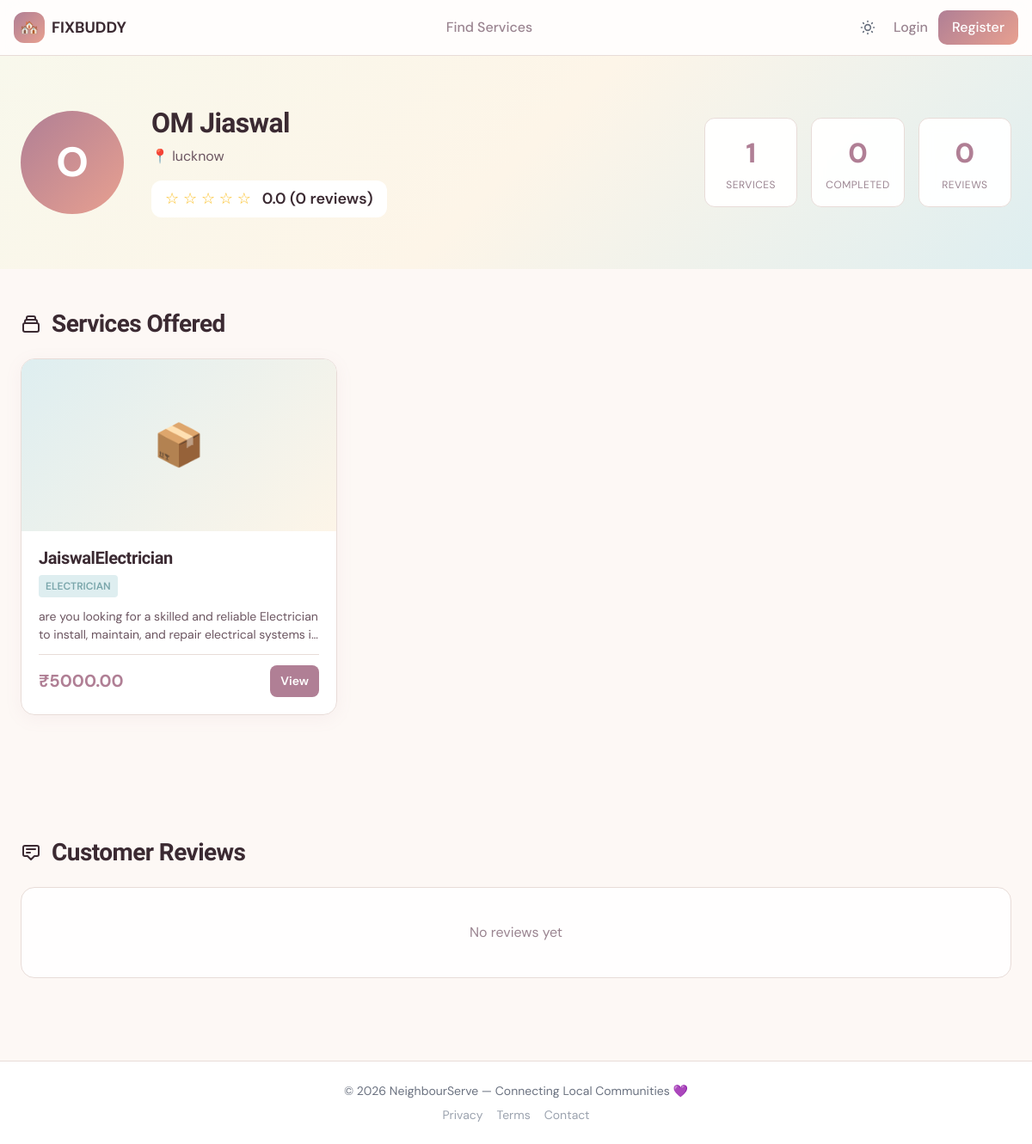
/provider/3/, run on an earlier commit of the app's database.
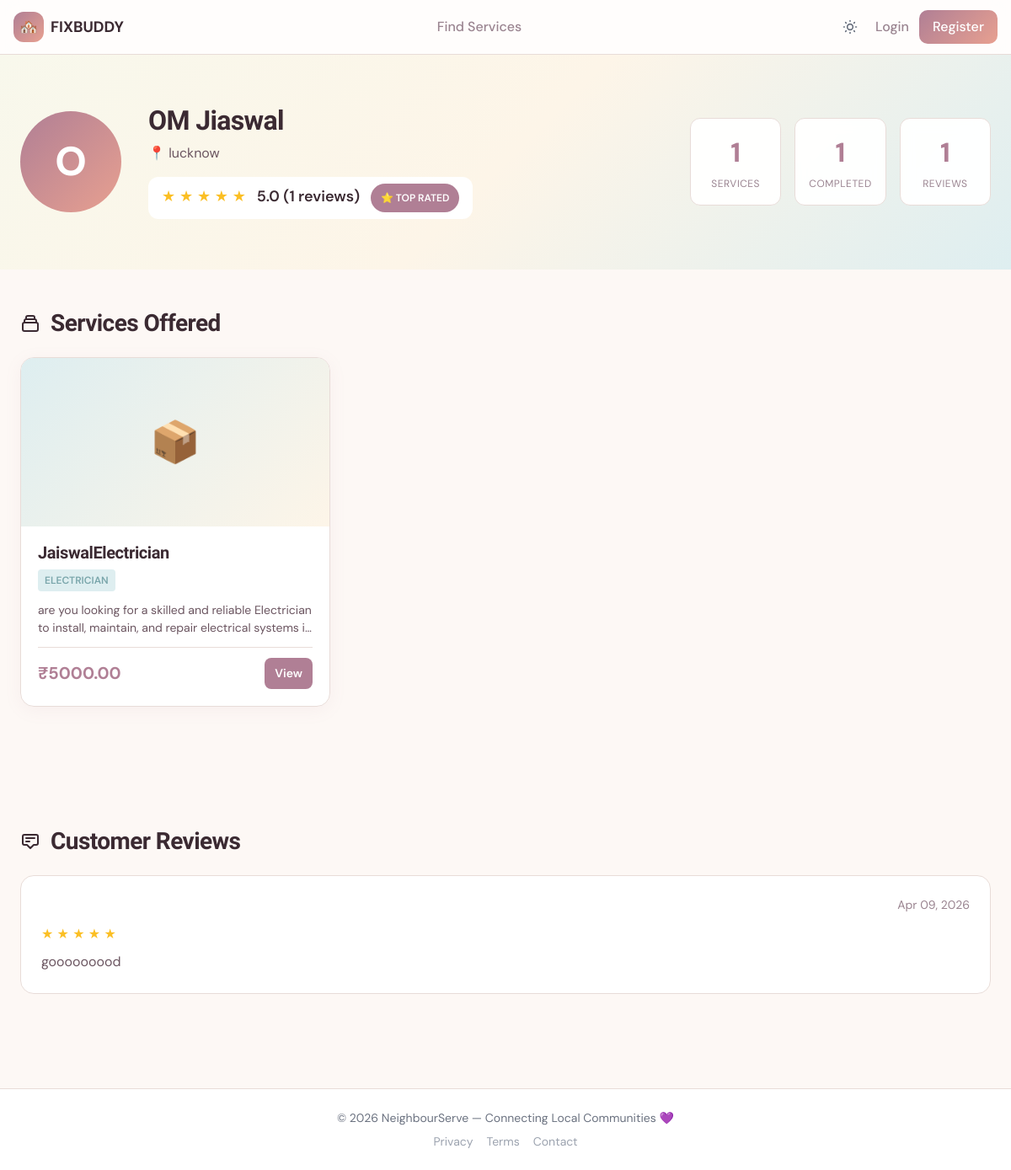
And on a later commit of the database.
### marketplace/models.py (models this page shows, shortened)
class Service(models.Model):
    provider = models.ForeignKey(User, on_delete=models.CASCADE, related_name='services')
    title = models.CharField(max_length=200)
    description = models.TextField()
    category = models.CharField(max_length=20, choices=CATEGORY_CHOICES)
    price = models.DecimalField(max_digits=10, decimal_places=2, validators=[MinValueValidator(0)])
    location = models.CharField(max_length=255, help_text="Service area or city")
    experience_years = models.PositiveIntegerField(default=0, help_text="Years of experience")
    image = models.ImageField(upload_to='services/', null=True, blank=True, help_text="Upload a service image")
    is_active = models.BooleanField(default=True)
    created_at = models.DateTimeField(auto_now_add=True)

class Review(models.Model):
    booking = models.OneToOneField(Booking, on_delete=models.CASCADE, related_name='review')
    customer = models.ForeignKey(User, on_delete=models.CASCADE, related_name='reviews_given')
    service = models.ForeignKey(Service, on_delete=models.CASCADE, related_name='reviews')
    rating = models.PositiveIntegerField(validators=[MinValueValidator(1), MaxValueValidator(5)])
    comment = models.TextField(blank=True)
    created_at = models.DateTimeField(auto_now_add=True)

### marketplace/views.py (the view)
# urls.py: path('provider/<int:user_id>/', views.provider_profile, name='provider_profile'),
def provider_profile(request, user_id):
    provider = get_object_or_404(User, pk=user_id)
    try:
        user_profile = provider.userprofile
        if user_profile.role != 'provider':
            messages.error(request, 'This user is not a service provider.')
            return redirect('home')
    except UserProfile.DoesNotExist:
        messages.error(request, 'User profile not found.')
        return redirect('home')
    services = Service.objects.filter(provider=provider, is_active=True)
    reviews = Review.objects.filter(service__provider=provider).select_related('customer', 'service', 'booking')
    total_services = services.count()
    total_bookings = Booking.objects.filter(service__provider=provider).count()
    completed_bookings = Booking.objects.filter(service__provider=provider, status='completed').count()
    if reviews:
        average_rating = sum(review.rating for review in reviews) / len(reviews)
        is_top_rated = average_rating >= 4.0
    else:
        average_rating = 0
        is_top_rated = False
    context = {
        'provider': provider,
        'user_profile': user_profile,
        'services': services,
        'reviews': reviews.order_by('-created_at'),
        'total_services': total_services,
        'total_bookings': total_bookings,
        'completed_bookings': completed_bookings,
        'average_rating': average_rating,
        'is_top_rated': is_top_rated,
        'review_count': reviews.count(),
    }
    return render(request, 'marketplace/provider_profile.html', context)

### marketplace/templates/marketplace/provider_profile.html (shortened to what the changed rows need)
{% extends 'marketplace/base.html' %}
{% block content %}
<script src="https://cdn.tailwindcss.com"></script>
<section class="profile-header">
  <div class="header-content">
    <div class="provider-info">
      <h1>{{ provider.first_name }} {{ provider.last_name }}</h1>
      <div class="rating-badge">
        <div class="rating-stars">
          {% for i in "12345"|make_list %}
            {% if forloop.counter <= average_rating %}
              ★
            {% else %}
              ☆
            {% endif %}
          {% endfor %}
          <span class="rating-text">{{ average_rating|floatformat:1 }} ({{ review_count }} reviews)</span>
          {% if is_top_rated %}
            <span class="top-rated-badge">⭐ Top Rated</span>
          {% endif %}
        </div>
      </div>
    </div>
    <div class="stats-grid">
      <div class="stat-card">
        <div class="stat-value">{{ completed_bookings }}</div>
        <div class="stat-label">Completed</div>
      </div>
      <div class="stat-card">
        <div class="stat-value">{{ review_count }}</div>
        <div class="stat-label">Reviews</div>
      </div>
    </div>
  </div>
</section>
<section class="profile-content">
  <h2 class="section-title">
    <svg width="24" height="24" fill="none" viewBox="0 0 24 24" stroke="currentColor" stroke-width="2">
      <path stroke-linecap="round" stroke-linejoin="round" d="M19 11H5m14 0a2 2 0 012 2v6a2 2 0 01-2 2H5a2 2 0 01-2-2v-6a2 2 0 012-2m14 0V9a2 2 0 00-2-2M5 11V9a2 2 0 012-2m0 0V5a2 2 0 012-2h6a2 2 0 012 2v2M7 7h10"/>
    </svg>
    Services Offered
  </h2>
  {% if services %}
    <div class="services-grid">
      {% for service in services %}
        <div class="service-card">
          <div class="service-image">
            {% if service.image %}
              <img src="{{ service.image.url }}" alt="{{ service.title }}">
            {% else %}
              📦
            {% endif %}
          </div>
          <div class="service-body">
            <h3 class="service-title">{{ service.title }}</h3>
            <span class="service-category">{{ service.get_category_display }}</span>
            <p class="service-desc">{{ service.description }}</p>
            <div class="service-footer">
              <span class="service-price">₹{{ service.price }}</span>
              <a href="{% url 'service_detail' service.pk %}" class="service-link">View</a>
            </div>
          </div>
        </div>
      {% endfor %}
    </div>
  {% else %}
    <div class="no-content">
      <p>No services yet</p>
    </div>
  {% endif %}
</section>
<section class="profile-content reviews-section">
  <h2 class="section-title">
    <svg width="24" height="24" fill="none" viewBox="0 0 24 24" stroke="currentColor" stroke-width="2">
      <path stroke-linecap="round" stroke-linejoin="round" d="M7 8h10M7 12h4m1 8l-4-4H5a2 2 0 01-2-2V6a2 2 0 012-2h14a2 2 0 012 2v8a2 2 0 01-2 2h-3l-4 4z"/>
    </svg>
    Customer Reviews
  </h2>
  {% if reviews %}
    {% for review in reviews %}
      <div class="review-card">
        <div class="review-header">
          <div class="review-date">{{ review.created_at|date:"M d, Y" }}</div>
        </div>
        <div class="review-stars">
          {% for i in "12345"|make_list %}
            {% if forloop.counter <= review.rating %}
              ★
            {% else %}
              ☆
            {% endif %}
          {% endfor %}
        </div>
        {% if review.comment %}
          <div class="review-comment">{{ review.comment }}</div>
        {% endif %}
      </div>
    {% endfor %}
  {% else %}
    <div class="no-content">
      <p>No reviews yet</p>
    </div>
  {% endif %}
</section>
{% endblock %}

What changed in the data, as far as the page shows it:
added Review: created_at "Apr 09, 2026", rating 5 (drawn), comment "gooooooood"
Also different on the page:
{{ average_rating|floatformat:1 }}: "0.0" → "5.0"
{{ review_count }}: "0" → "1"
{{ completed_bookings }}: "0" → "1"
text no longer shown: "No reviews yet"
text now shown: "⭐ TOP RATED"
